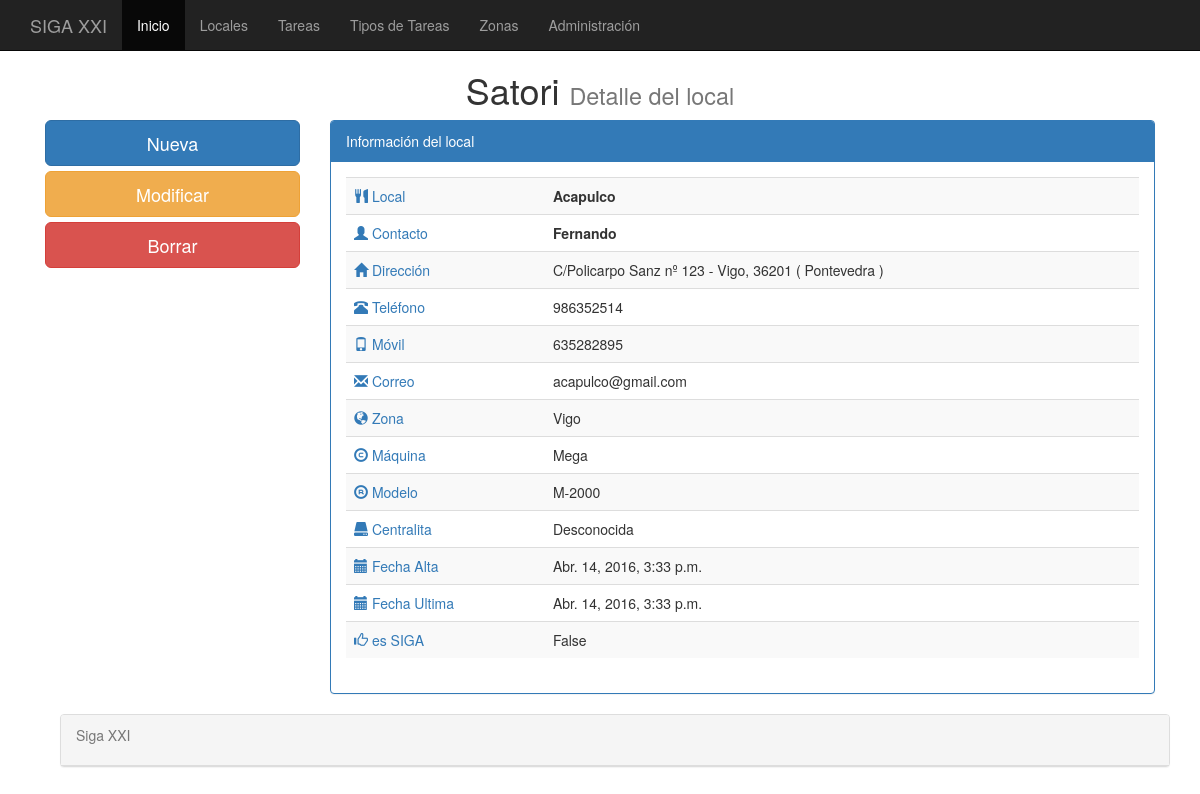
/locales_detalle/2/, run on the app's committed database.
### cafe/models.py (models this page shows, shortened)
class locales(models.Model):
    local = models.CharField(max_length=75)
    telefono = models.CharField(max_length=15)
    movil = models.CharField(max_length=15)
    correo = models.EmailField()
    contacto = models.CharField(max_length=75)
    direccion = models.CharField(max_length=100)
    codigo_postal = models.CharField(max_length=7)
    poblacion = models.CharField(max_length=100)
    provincia = models.CharField(max_length=100)
    zona = models.ForeignKey(zonas, default=None, null=True, blank=True)
    maquina = models.CharField(max_length=100)
    modelo = models.CharField(max_length=100)
    centralita = models.CharField(max_length=100)
    fecha_alta = models.DateTimeField(default=datetime.now, blank=True)
    fecha_ultima = models.DateTimeField(default=datetime.now, blank=True)
    es_siga = models.BooleanField(null=False, blank=True)
    observaciones = models.TextField(default=None, null=True)
    class Meta:
	    verbose_name_plural = "locales"

class zonas(models.Model):
	zona = models.CharField(max_length=50)
	provincia = models.CharField(max_length=75, default='Pontevedra')
	class Meta:
		verbose_name_plural = "zonas"
	def __unicode__(self):
		return self.zona

### cafe/views.py (the view)
# urls.py: url(r'^locales_detalle/(?P<pk>[0-9]+)/$', DetalleLocales.as_view(), name = 'Locales_Detalle'),
class DetalleLocales(DetailView):
    model = locales

### templates/cafe/locales_detail.html (shortened to what this page needs)
{% extends "base.html" %}
{%   load   staticfiles   %}
{% block titulo %}
Detalle del local
{% endblock %}
{% block content %}
<row>
	<div class="col-md-3">
		<a href="/sala/agregar" class="btn btn-primary btn-lg btn-block">Nueva</a>
		<a href="/sala/editar/{{ salas.id }}/" class="btn btn-warning btn-lg btn-block">Modificar</a>
		<a href="/sala/borrar/{{ salas.id }}/" class="btn btn-danger btn-lg btn-block">Borrar</a>
	</div>
	<div class="col-md-9">
		<div class="panel panel-primary">
		   <div class="panel-heading">Información del local</div>
		   <div class="panel-body">
				<div class="table-responsive">
					<table class="table table-striped">
						<tr>
							<td class="text text-primary"><spam class="glyphicon glyphicon-cutlery"></spam>      Local</td>
                     <td><strong>{{ locales.local}}</strong></td>
						</tr>
						<tr>
							<td class="text text-primary"><span class="glyphicon glyphicon-user"></span> Contacto</td>
                     <td><strong>{{ locales.contacto}}</strong></td>
						</tr>
						<tr>
							<td class="text text-primary"><span class="glyphicon glyphicon-home"></span>  Dirección </td>
                     <td>{{ locales.direccion}} - {{ locales.poblacion}}, {{locales.codigo_postal }}  ( {{ locales.provincia }} ) </td>
						</tr>
						<tr>
							<td class="text text-primary"><span class="glyphicon glyphicon-phone-alt"></span>  Teléfono</td>
                     <td>{{ locales.telefono}}</td>
						</tr>
						<tr>
							<td class="text text-primary"><span class="glyphicon glyphicon-phone"></span>   Móvil</td>
                     <td>{{ locales.movil}}</td>
						</tr>
						<tr>
							<td class="text text-primary"> <span class="glyphicon glyphicon-envelope"></span>   Correo</td>
                     <td>{{ locales.correo}}</td>
						</tr>
						<tr>
							<td class="text text-primary"> <span class="glyphicon glyphicon-globe"></span>   Zona</td>
                     <td>{{ locales.zona}}</td>
						</tr>
						<tr>
							<td class="text text-primary"> <span class="glyphicon glyphicon-copyright-mark"></span>   Máquina</td>
                     <td>{{ locales.maquina}}</td>
						</tr>
						<tr>
							<td class="text text-primary"> <span class="glyphicon glyphicon-registration-mark"></span>   Modelo</td>
                     <td>{{ locales.modelo}}</td>
						</tr>
						<tr>
							<td class="text text-primary"> <span class="glyphicon glyphicon-hdd"></span>   Centralita</td>
                     <td>{{ locales.centralita}}</td>
						</tr>
						<tr>
							<td class="text text-primary"> <span class="glyphicon glyphicon-calendar"></span>   Fecha Alta</td>
                     <td>{{ locales.fecha_alta}}</td>
						</tr>
						<tr>
							<td class="text text-primary"> <span class="glyphicon glyphicon-calendar"></span>   Fecha Ultima</td>
                     <td>{{ locales.fecha_ultima}}</td>
						</tr>
						<tr>
							<td class="text text-primary"> <span class="glyphicon glyphicon-thumbs-up"></span>   es SIGA</td>
                     <td>{{ locales.es_siga}}</td>
						</tr>
				  </table>
				</div>
			</div>
		</div>
</row>
{% endblock %}

### data on the page
locales: local "Acapulco", contacto "Fernando", direccion "C/Policarpo Sanz nº 123", poblacion "Vigo", codigo_postal "36201", provincia "Pontevedra", telefono "986352514", movil "635282895", correo "acapulco@gmail.com", zona "Vigo", maquina "Mega", modelo "M-2000", centralita "Desconocida", fecha_alta "Abr. 14, 2016, 3:33 p.m.", fecha_ultima "Abr. 14, 2016, 3:33 p.m.", es_siga "False"
